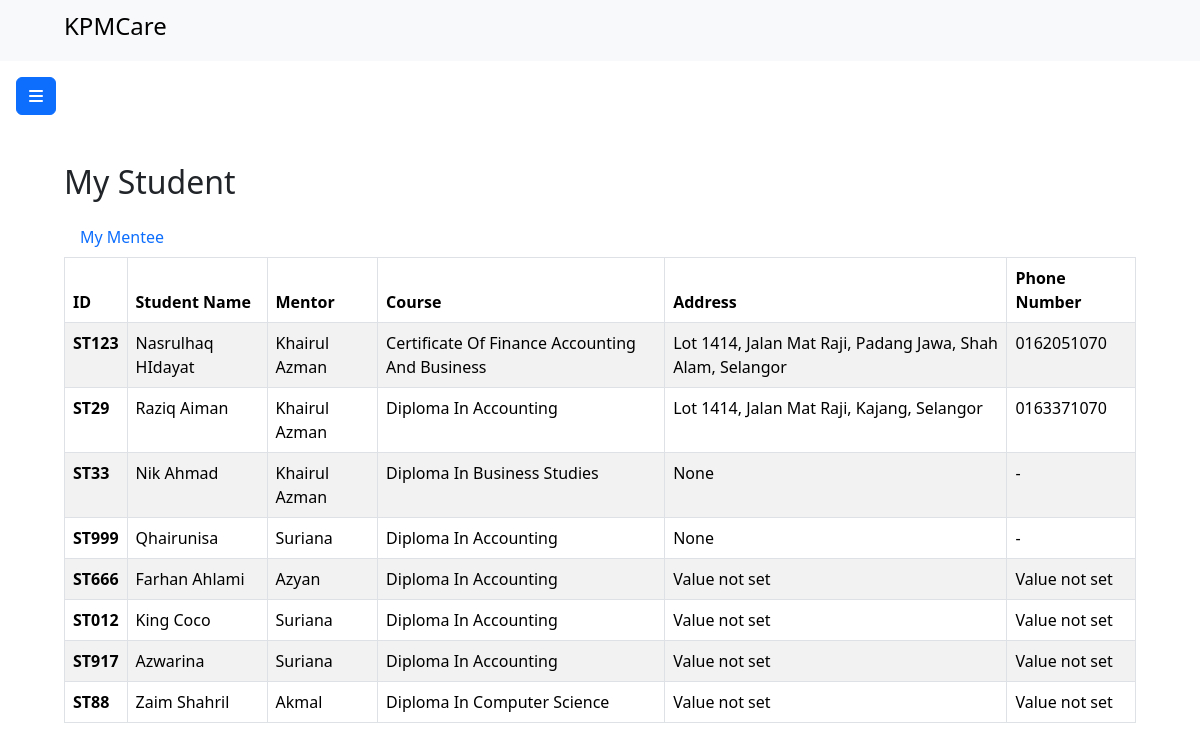
Screenshot of /intervention/lecturer/myStudent/l22 with the database file from the repository.
### intervention/models.py (models this page shows)
class Mentor(models.Model):
    mentorId = models.CharField(max_length=5, primary_key=True)
    mentorName = models.CharField(max_length=200)  # Changed TextField to CharField for consistency
    password = models.CharField(max_length=128)

class Student(models.Model):
    studentId = models.CharField(max_length=5, primary_key=True)
    studentName = models.CharField(max_length=200)
    mentor = models.ForeignKey(Mentor, on_delete=models.CASCADE)
    password = models.CharField(max_length=128)
    address = models.TextField(blank=True, null=True ,default="Value not set")
    phone = models.CharField(blank=True , default="Value not set", null=True,max_length=15)
    course = models.CharField(blank=True , default="Value not set", null=True,max_length=15)
    image = models.ImageField(default='default.jpg', upload_to='profile_pics')

### intervention/views.py (the view)
# urls.py: path("lecturer/myStudent/<str:mentorId>", views.displayStudent, name="myStudent"),
def displayStudent(request, mentorId):
    mentorDetails = Mentor.objects.filter(mentorId=mentorId).values()
    mentorId = Mentor.objects.filter(mentorId=mentorId).values('mentorId')
    student = Student.objects.all().values
    allMentor = Mentor.objects.all().values()
    studentDetails = {
        'studentDetails':student,
        'mentorDetails':mentorId,
        'lecturerDetails':mentorDetails,
        'allMentor': allMentor,
        'mode': 'allStudent'
    }
    return render(request,'myStudent.html',studentDetails)

### intervention/templates/myStudent.html (shortened to what this page needs)
{% load static%}
<!DOCTYPE html>
<html lang="en">
<head>
    <link href="https://cdn.jsdelivr.net/npm/bootstrap@5.3.2/dist/css/bootstrap.min.css" rel="stylesheet"
>
    <link rel="stylesheet" href="{% static 'style.css'%}">
</head>
<body>
    <nav class="navbar bg-body-tertiary">
        <div class="container-fluid">
            <span class="navbar-brand my-nav mb-0 h1">
                <img src="{% static 'assets/LogoKPM.png' %}" alt="" width="40">
                <h4>KPMCare</h4>
            </span>
        </div>
    </nav>
    <main>
        <button class="btn btn-primary" type="button" data-bs-toggle="offcanvas" data-bs-target="#leftOffcanvas"
            aria-controls="leftOffcanvas">
            <i class="fa-solid fa-bars"></i>
        </button>
        <div class="content">
            {% if mode == 'allStudent'%}
            <div class="title-header mb-2">
                <h2>My Student</h2>
            </div>
            <nav class="nav">
                {% for mentorId in mentorDetails%}
                <a class="nav-link active" aria-current="page" href="findMyMentee/{{mentorId.mentorId}}">My Mentee</a>
                {% endfor %}
              </nav>
            <table class="table table-striped table-hover table-bordered">
                <thead>
                    <tr>
                        <th scope="col">ID</th>
                        <th scope="col">Student Name</th>
                        <th scope="col">Mentor</th>
                        <th scope="col">Course</th>
                        <th scope="col">Address</th>
                        <th scope="col">Phone Number</th>
                    </tr>
                </thead>
                <tbody>
                    {% for student in studentDetails %}
                        <tr>
                            <th scope="row">{{ student.studentId }}</th>
                            <td>{{ student.studentName }}</td>
                            {% for mentor in allMentor%}
                            {% if student.mentor_id == mentor.mentorId%}
                            <td>{{ mentor.mentorName }}</td>
                            {%endif%}
                            {% endfor%}
                            <td>{{student.course}}</td>
                            <td>{{student.address}}</td>
                            <td>{{student.phone}}</td>
                        </tr>
                    {% endfor %}
                </tbody>
            </table>
            {%endif%}
        </div>
    </main>
</body>
</html>

### intervention/static/style.css (style rules this page uses)
.my-nav { display: flex; flex-direction: row; gap: 0.3em; padding: 0.2em 0.3em; }
main { padding: 1em; }
main .title-header { display: flex; flex-direction: row; width: 100%; justify-content: start; }
.content { margin: 3em; }

### rows the page displays
Student: studentId "ST123", studentName "Nasrulhaq HIdayat", course "Certificate Of Finance Accounting And Business", address "Lot 1414, Jalan Mat Raji, Padang Jawa, Shah Alam, Selangor", phone "0162051070"
Mentor: mentorName "Khairul Azman"
Student: studentId "ST29", studentName "Raziq Aiman", course "Diploma In Accounting", address "Lot 1414, Jalan Mat Raji, Kajang, Selangor", phone "0163371070"
Student: studentId "ST33", studentName "Nik Ahmad", course "Diploma In Business Studies", address "None", phone "-"
Student: studentId "ST999", studentName "Qhairunisa", course "Diploma In Accounting", address "None", phone "-"
Mentor: mentorName "Suriana"
Student: studentId "ST666", studentName "Farhan Ahlami", course "Diploma In Accounting", address "Value not set", phone "Value not set"
Mentor: mentorName "Azyan"
Student: studentId "ST012", studentName "King Coco", course "Diploma In Accounting", address "Value not set", phone "Value not set"
Student: studentId "ST917", studentName "Azwarina", course "Diploma In Accounting", address "Value not set", phone "Value not set"
Student: studentId "ST88", studentName "Zaim Shahril", course "Diploma In Computer Science", address "Value not set", phone "Value not set"
Mentor: mentorName "Akmal"
